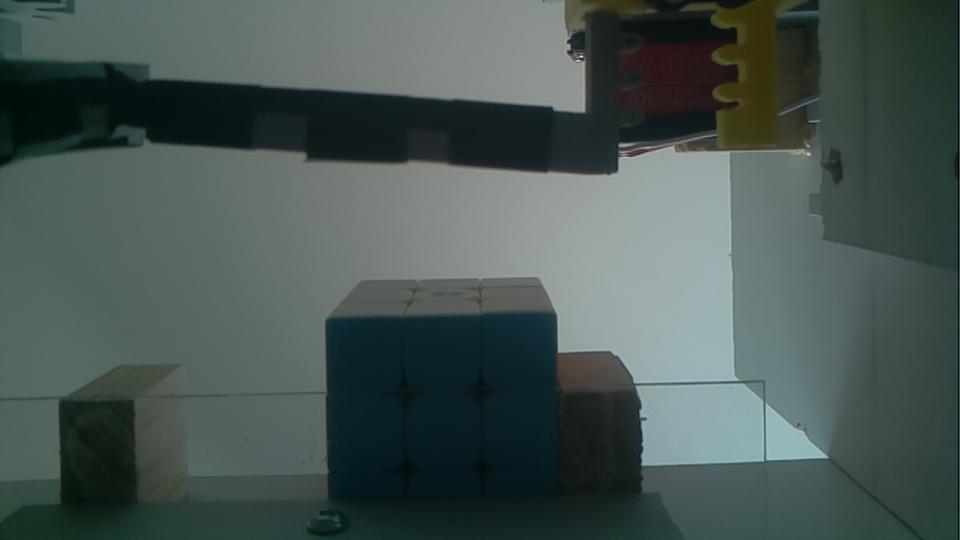
#> input picture TestScans/Open Blue - 40mm.jpg, 1920 x 1080 px (shown at 1/2 size)
$ python -i IPmeasure.py   (imports and definitions only)
#> lines starting #> are read from the running program, lines starting #| are printed output that depends on the picture; after the words box and inside, x2 and y2 are one past the last pixel; in counts of white or black regions, pixels touching at a corner belong together
import cv2;
import math;
import numpy;

#name: the name of the image to read, probably something like "new1.jpg"
#returns the width of the cube in milimeters as a decimal
#import at the top of your file using "from IPmeasure import *;"
def cMeasure(name):
#> called with name = 'TestScans/Open Blue - 40mm.jpg'
    filename = name;
    img = cv2.imread(filename);
#> img is the input picture: shape (1080, 1920, 3); mean B, G, R 83.4, 86.5, 72.3
    img = cv2.rotate(img, cv2.cv2.ROTATE_180);
    height, width, channels = img.shape;
#> height = 1080; width = 1920; channels = 3

    #height = math.trunc(height/2.5);
    orig = img.copy()
    grayimg = orig.copy()
    #img = img[320:420,670:1680]
    img = img[355:445,800:1480]
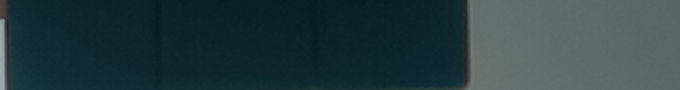
#> img: shape (90, 680, 3); mean B, G, R 64.6, 61, 39.6

    img = cv2.resize(img, None, fx = 1/8, fy = 1/8, interpolation = cv2.INTER_NEAREST);
    grayimg = cv2.resize(grayimg, None, fx = 1/8, fy = 1/8, interpolation = cv2.INTER_NEAREST);
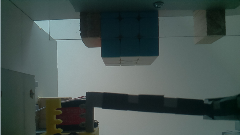
#> grayimg: shape (135, 240, 3); mean B, G, R 83.7, 86.8, 72.6

    img = cv2.cvtColor(img, cv2.COLOR_BGR2HSV)
    grayimg = cv2.cvtColor(grayimg, cv2.COLOR_BGR2HSV)
#> grayimg: shape (135, 240, 3); mean H, S, V 81.8, 68.2, 87.8

    gray = cv2.cvtColor(img, cv2.COLOR_BGR2GRAY);
    gray = cv2.Canny(gray, 50, 200);
    gray = cv2.dilate(gray, None, iterations = 2);
    contours, hierarchy = cv2.findContours(gray, cv2.RETR_EXTERNAL, cv2.CHAIN_APPROX_NONE);
#> contours = 2 contours; box (x1, y1, x2, y2) and area: (55, 0, 61, 11) 42, (0, 0, 5, 11) 39
    c = max(contours, key = cv2.contourArea);
#> c = contour of 29 points, box (x1, y1, x2, y2) (55, 0, 61, 11), area 42

    grayorig = cv2.cvtColor(grayimg, cv2.COLOR_BGR2GRAY);
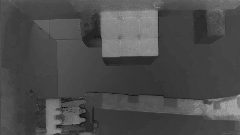
#> grayorig: shape (135, 240); min 7, max 165, mean 75.6
    grayorig = cv2.Canny(grayorig, 50, 200);
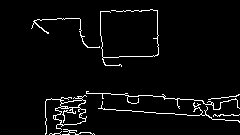
#> grayorig: shape (135, 240); 3.9% white in thin lines or dots, all inside (x1, y1, x2, y2) = (31, 9, 240, 135)
    grayorig = cv2.dilate(grayorig, None, iterations = 2);
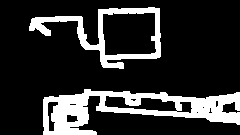
#> grayorig: shape (135, 240); 18.4% white; 2 white regions
    contours2, hierarchy = cv2.findContours(grayorig, cv2.RETR_EXTERNAL, cv2.CHAIN_APPROX_NONE);
#> contours2 = 2 contours; box (x1, y1, x2, y2) and area: (43, 89, 240, 135) 4642, (29, 7, 161, 69) 3762
    c2 = max(contours2, key = cv2.contourArea);
#> c2 = contour of 625 points, box (x1, y1, x2, y2) (43, 89, 240, 135), area 4642

    minx, miny, maxx, maxy = cv2.boundingRect(c);
#> minx = 55; miny = 0; maxx = 6; maxy = 11
    cv2.rectangle(img, (minx, miny), (maxx, maxy), (0, 255, 0), 1);
    minx += 2
#> minx = 57
    maxx -= 4
#> maxx = 2
    distance = max(maxx - 1, minx - 1);
#> distance = 56
    distanceact = distance*8 + 3
#> distanceact = 451
    cent = (math.trunc((distance/10.4)*10))/10;
#> cent = 5.3
    #print("distance (pixels crop): ", distance);
    #print("distance (pixels actual): ", distanceact);
    #print("distance (centimeters): ", cent,"cm");
    #cv2.circle(img, (maxx, miny+1), 0, (0, 0, 255), 2);
    #cv2.circle(img, (minx, miny+1), 0, (255, 0, 0), 2);

    mm = round (cent * 10)
#> mm = 53
    if (mm > 46) & (mm < 52):
        rightLine = round(811 + (76 / 9) * 49)
        string = "49mm"
        mm = 49

    elif (mm > 51) & (mm < 57):
        rightLine = round(811 + (76 / 9) * 54)
        string = "54mm"
        mm = 54

    elif (mm > 57) & (mm < 63):
        rightLine = round(811 + (76 / 9) * 60)
        string = "60mm"
        mm = 60

    elif (mm > 64) & (mm < 73):
        rightLine = round(811 + (76 / 9) * 68)
        string = "68mm"
        mm = 68

    else:
        rightLine = round(811 + (76 / 9) * mm)
        string = "%dmm" % (mm)

    endpoint = distanceact + 811;
#> endpoint = 1262
    #cv2.circle(orig, (671, 320), 0, (0, 0, 255), 10);
    #cv2.circle(orig, (811, 320), 0, (0, 255, 255), 10);
    #cv2.circle(orig, (endpoint, 320), 0, (0, 0, 255), 10);
    cv2.line(orig, (811,450), (811,100), (0, 255, 255), 3);
    #cv2.line(orig, (1267,440), (1267,90), (0, 255, 255), 3); change 1
    cv2.line(orig, (rightLine,440), (rightLine,90), (0, 255, 255), 3); #change 1

    cv2.line(orig, (811,320), (811,360), (0, 0, 255), 3);
#> orig: shape (1080, 1920, 3); mean B, G, R 83.3, 86.8, 72.7
    #cv2.line(orig, (811,340), (1267,340), (0, 0, 255), 3); #change 2
    cv2.line(orig, (811,340), (rightLine,340), (0, 0, 255), 3); #change 2
    #cv2.line(orig, (1267,320), (1267,360), (0, 0, 255), 3); #change 3
    cv2.line(orig, (rightLine,320), (rightLine,360), (0, 0, 255), 3); #change 3
#> orig: shape (1080, 1920, 3); mean B, G, R 83.3, 86.8, 73


    #cv2.putText(orig, '54mm', (1267,360), cv2.FONT_HERSHEY_SIMPLEX, 1, (255, 255, 255), 2, cv2.LINE_AA) #change 4
    cv2.putText(orig, string, (rightLine,360), cv2.FONT_HERSHEY_SIMPLEX, 1, (255, 255, 255), 2, cv2.LINE_AA) #change 4
    orig = orig[0:750,500:1600]
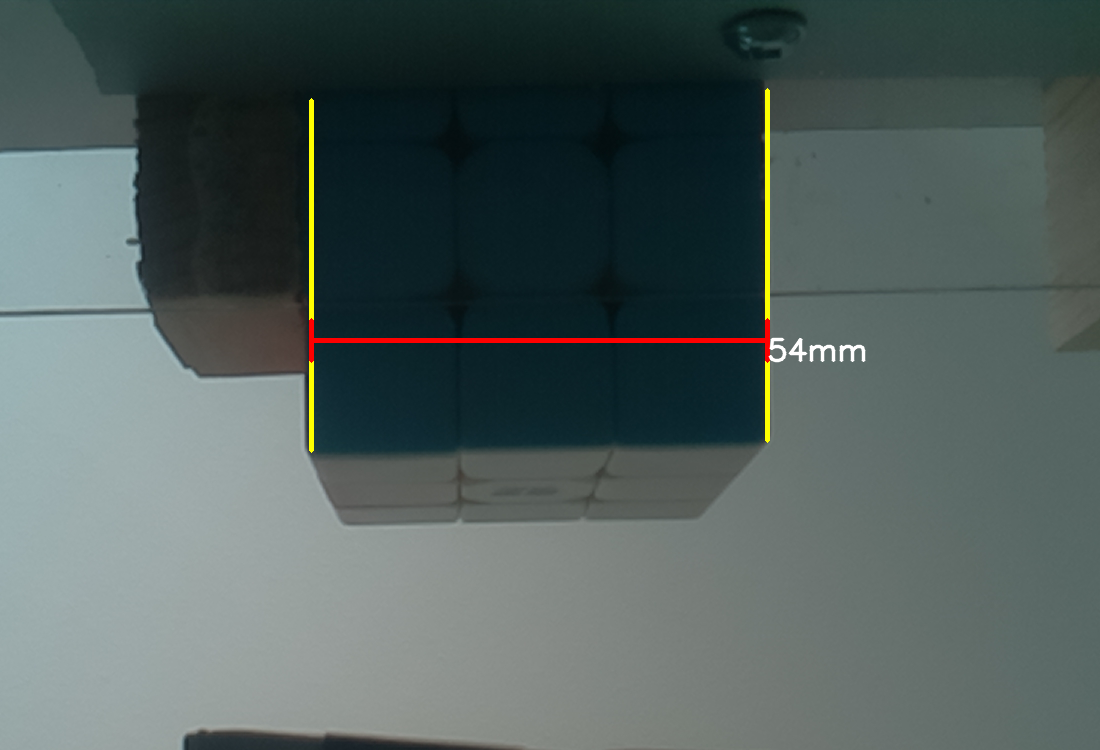
#> orig: shape (750, 1100, 3); mean B, G, R 93.1, 94.9, 81.5

    img = cv2.resize(img, None, fx = 3, fy = 3, interpolation = cv2.INTER_NEAREST);
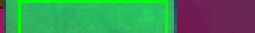
#> img: shape (33, 255, 3); mean B, G, R 84.8, 139.5, 61.9
    orig = cv2.resize(orig, None, fx = 1/2, fy = 1/2, interpolation = cv2.INTER_NEAREST);
#> orig: shape (375, 550, 3)
    #cv2.imshow('image', img);
    cv2.imshow('Cube Dimensions', orig);
    cv2.waitKey();

    return mm

>>> result = cMeasure('TestScans/Open Blue - 40mm.jpg')
